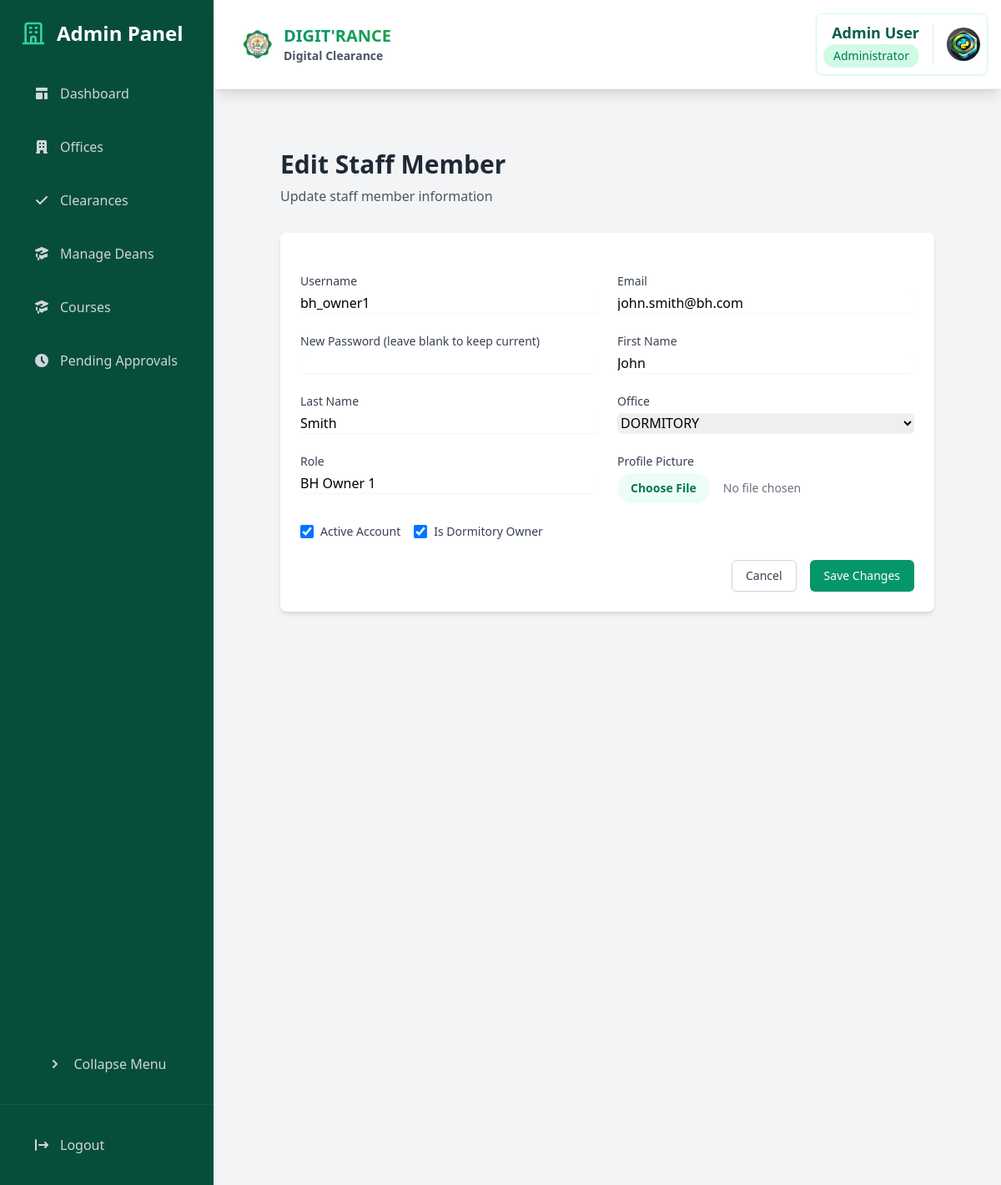
Page /dashboard/admin/staff/7/edit/ (signed in) on the committed database.
### core/models.py (models this page shows, shortened)
class Staff(models.Model):
    user = models.OneToOneField(User, on_delete=models.CASCADE)
    office = models.ForeignKey(Office, on_delete=models.CASCADE, related_name='staff')
    role = models.CharField(max_length=100)
    is_dormitory_owner = models.BooleanField(default=False)  # For dormitory (BH) manager
    profile_picture = models.ImageField(
        upload_to='staff_profiles/',
        null=True,
        blank=True
    )

class Office(models.Model):
    OFFICE_TYPES = [
        ('SET', 'SET'),
        ('STE', 'STE'),
        ('SOCJE', 'SOCJE'),
        ('SAFES', 'SAFES'),
        ('SSB SET', 'SSB SET'),
        ('SSB STE', 'SSB STE'),
        ('SSB SOCJE', 'SSB SOCJE'),
        ('SSB SAFES', 'SSB SAFES'),
        ('OTHER', 'OTHER'),
    ]
    name = models.CharField(max_length=255, unique=True)
    office_type = models.CharField(max_length=50, choices=OFFICE_TYPES, default='OTHER')
    affiliated_dean = models.ForeignKey(Dean, on_delete=models.SET_NULL, null=True, blank=True, help_text="Associate this office with a specific dean (program)")
    description = models.TextField(blank=True, null=True)
    location = models.CharField(max_length=255, blank=True, null=True)
    contact_number = models.CharField(max_length=50, blank=True, null=True)
    email = models.EmailField(blank=True, null=True)
    created_at = models.DateTimeField(auto_now_add=True)

### core/views.py (the view, shortened to what this page needs)
# urls.py: path('dashboard/admin/staff/<int:staff_id>/edit/', views.admin_staff_edit, name='admin_staff_edit'),
@login_required
@user_passes_test(lambda u: u.is_superuser)
def admin_staff_edit(request, staff_id):
    staff = get_object_or_404(Staff, id=staff_id)
    offices = Office.objects.all()
    context = {
        'staff_member': staff,
        'offices': offices,
    }
    return render(request, 'admin/staff_edit.html', context)

### core/models.py (called while the page is built)
    def get_profile_picture_url(self):
        if self.profile_picture and hasattr(self.profile_picture, 'url'):
            return self.profile_picture.url
        return static('img/default-profile.png')

### templates/admin/staff_edit.html (shortened to what this page needs)
{% extends 'admin/base_admin.html' %}
{% block admin_content %}
<div class="p-6 space-y-8">
    <div class="mb-8">
        <h1 class="text-3xl font-bold text-gray-800">Edit Staff Member</h1>
        <p class="text-gray-600 mt-2">Update staff member information</p>
    </div>
    <div class="bg-white rounded-lg shadow-md p-6">
        <form method="POST" enctype="multipart/form-data" class="space-y-6">
            <div class="grid grid-cols-1 md:grid-cols-2 gap-6">
                <div>
                    <label for="username" class="block text-sm font-medium text-gray-700">Username</label>
                    <input type="text" name="username" id="username" required
                           value="{{ staff_member.user.username }}"
                           class="mt-1 block w-full rounded-md border-gray-300 shadow-sm focus:border-emerald-500 focus:ring-emerald-500">
                </div>
                <div>
                    <label for="email" class="block text-sm font-medium text-gray-700">Email</label>
                    <input type="email" name="email" id="email" required
                           value="{{ staff_member.user.email }}"
                           class="mt-1 block w-full rounded-md border-gray-300 shadow-sm focus:border-emerald-500 focus:ring-emerald-500">
                </div>
                <div>
                    <label for="password" class="block text-sm font-medium text-gray-700">New Password (leave blank to keep current)</label>
                    <input type="password" name="password" id="password"
                           class="mt-1 block w-full rounded-md border-gray-300 shadow-sm focus:border-emerald-500 focus:ring-emerald-500">
                </div>
                <div>
                    <label for="first_name" class="block text-sm font-medium text-gray-700">First Name</label>
                    <input type="text" name="first_name" id="first_name" required
                           value="{{ staff_member.user.first_name }}"
                           class="mt-1 block w-full rounded-md border-gray-300 shadow-sm focus:border-emerald-500 focus:ring-emerald-500">
                </div>
                <div>
                    <label for="last_name" class="block text-sm font-medium text-gray-700">Last Name</label>
                    <input type="text" name="last_name" id="last_name" required
                           value="{{ staff_member.user.last_name }}"
                           class="mt-1 block w-full rounded-md border-gray-300 shadow-sm focus:border-emerald-500 focus:ring-emerald-500">
                </div>
                <div>
                    <label for="office" class="block text-sm font-medium text-gray-700">Office</label>
                    <select name="office" id="office" required
                            class="mt-1 block w-full rounded-md border-gray-300 shadow-sm focus:border-emerald-500 focus:ring-emerald-500">
                        {% for office in offices %}
                        <option value="{{ office.id }}" {% if office.id == staff_member.office.id %}selected{% endif %}>
                            {{ office.name }}
                        </option>
                        {% endfor %}
                    </select>
                </div>
                <div>
                    <label for="role" class="block text-sm font-medium text-gray-700">Role</label>
                    <input type="text" name="role" id="role" required
                           value="{{ staff_member.role }}"
                           class="mt-1 block w-full rounded-md border-gray-300 shadow-sm focus:border-emerald-500 focus:ring-emerald-500">
                </div>
                <div>
                    <label for="profile_picture" class="block text-sm font-medium text-gray-700">Profile Picture</label>
                    <input type="file" name="profile_picture" id="profile_picture" accept="image/*"
                           class="mt-1 block w-full text-sm text-gray-500 file:mr-4 file:py-2 file:px-4 file:rounded-full file:border-0 file:text-sm file:font-semibold file:bg-emerald-50 file:text-emerald-700 hover:file:bg-emerald-100">
                </div>
                <div class="col-span-2">
                    <div class="flex items-center space-x-4">
                        <div class="flex items-center">
                            <input type="checkbox" name="is_active" id="is_active"
                                   {% if staff_member.user.is_active %}checked{% endif %}
                                   class="h-4 w-4 text-emerald-600 focus:ring-emerald-500 border-gray-300 rounded">
                            <label for="is_active" class="ml-2 block text-sm text-gray-700">
                                Active Account
                            </label>
                        </div>
                        <div class="flex items-center">
                            <input type="checkbox" name="is_dormitory_owner" id="is_dormitory_owner"
                                   {% if staff_member.is_dormitory_owner %}checked{% endif %}
                                   class="h-4 w-4 text-emerald-600 focus:ring-emerald-500 border-gray-300 rounded">
                            <label for="is_dormitory_owner" class="ml-2 block text-sm text-gray-700">
                                Is Dormitory Owner
                            </label>
                        </div>
                    </div>
                </div>
            </div>
            <div class="flex justify-end space-x-4">
                <a href="{% url 'admin_staff' %}"
                   class="px-4 py-2 border border-gray-300 rounded-md shadow-sm text-sm font-medium text-gray-700 bg-white hover:bg-gray-50 focus:outline-none focus:ring-2 focus:ring-offset-2 focus:ring-emerald-500">
                    Cancel
                </a>
                <button type="submit"
                        class="px-4 py-2 border border-transparent rounded-md shadow-sm text-sm font-medium text-white bg-emerald-600 hover:bg-emerald-700 focus:outline-none focus:ring-2 focus:ring-offset-2 focus:ring-emerald-500">
                    Save Changes
                </button>
            </div>
        </form>
    </div>
</div>
{% endblock %}

### templates/components/navbar.html (shortened to what this page needs)
{% load static %}
<header class="bg-white shadow-lg p-4 flex justify-between items-center border-b border-gray-100 sticky top-0 z-50">
    <div class="flex items-center">
        <h1 class="text-xl font-bold flex items-center ml-4 text-gray-800">
            <a href="{% url 'home' %}" class="flex items-center group">
                <img src="{% static 'img/permit_logo.png' %}" alt="JHCSC Logo" class="h-10 w-10 mr-3 rounded-full shadow-sm">
                <div class="flex flex-col">
                    <span class="text-gradient bg-clip-text text-transparent bg-gradient-to-r from-emerald-600 to-green-600 group-hover:from-emerald-700 group-hover:to-green-700 transition-all">
                    </span>
                    <span class="text-sm text-gray-600">Digital Clearance</span>
                </div>
            </a>
        </h1>    </div>
    <div class="flex items-center">
        {% if user.is_authenticated %}
            <div class="bg-white rounded-lg shadow-sm border border-emerald-100 hover:shadow-md transition-all duration-200">
                <div class="flex items-center space-x-4 p-2">
                    <div class="flex flex-col items-end">
                        <span class="font-semibold text-lg text-emerald-800">
                            {% if user.programchair %}
                                {{ user.get_full_name }}
                            {% elif user.student %}
                                {{ user.student.full_name }}
                            {% elif user.staff %}
                                {{ user.get_full_name }}
                            {% else %}
                                {{ user.get_full_name }}
                            {% endif %}
                        </span>
                        <span class="text-sm px-3 py-1 bg-emerald-100 text-emerald-700 rounded-full font-medium">
                            {% if user.programchair %}
                                Program Chair
                            {% elif user.student %}
                                Student
                            {% elif user.staff %}
                                {{ user.staff.office.name }} Staff
                            {% elif user.is_superuser %}
                                Administrator
                            {% endif %}
                        </span>
                    </div>
                    <div class="relative group">
                        {% if user.student %}
                            <img src="{{ user.student.get_profile_picture_url }}"
                                 alt="Profile"
                                 class="w-10 h-10 rounded-full object-cover">
                        {% elif user.programchair %}
                            <img src="{{ user.programchair.get_profile_picture_url }}"
                                 alt="Profile"
                                 class="w-10 h-10 rounded-full object-cover">
                        {% elif user.staff %}
                            <img src="{{ user.staff.get_profile_picture_url }}"
                                 alt="Profile"
                                 class="w-10 h-10 rounded-full object-cover">
                        {% elif user.is_superuser %}
                            {% if user.userprofile %}
                                <img src="{{ user.userprofile.get_profile_picture_url }}"
                                     alt="Profile"
                                     class="w-10 h-10 rounded-full object-cover">
                            {% else %}
                                <img src="{% static 'img/default-profile.png' %}"
                                     alt="Profile"
                                     class="w-10 h-10 rounded-full object-cover">
                            {% endif %}
                        {% endif %}
                    </div>
                </div>
            </div>
        {% endif %}
    </div>
</header>

### templates/components/navbar.html (style rules this page uses)
.text-gradient { background-size: 100%; -webkit-background-clip: text; -moz-background-clip: text; -webkit-text-fill-color: transparent; -moz-text-fill-color: transparent; }

### rows in the picture
Staff: username "bh_owner1", email "john.smith@bh.com", first_name "John", last_name "Smith", office "DORMITORY", role "BH Owner 1", user_id "☑", is_dormitory_owner "☑"

### other values in the picture
{{ user.get_full_name }} "Admin User"
